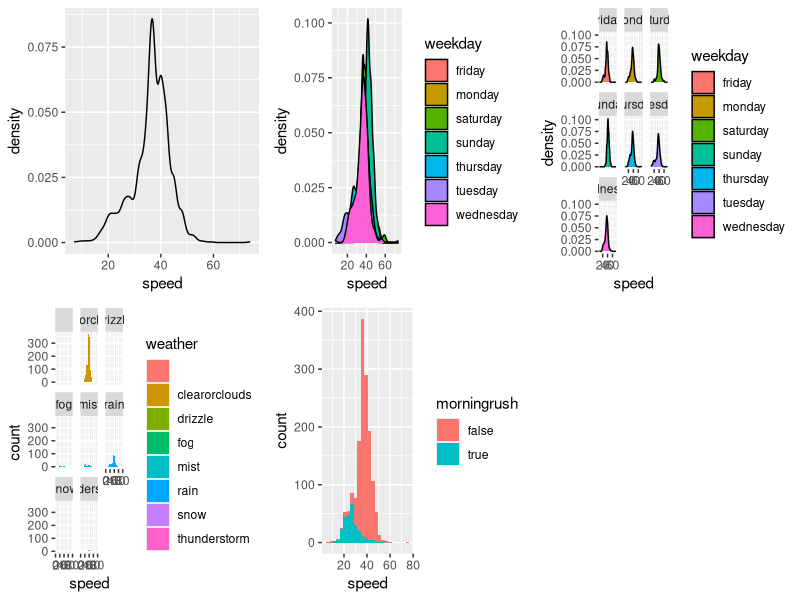
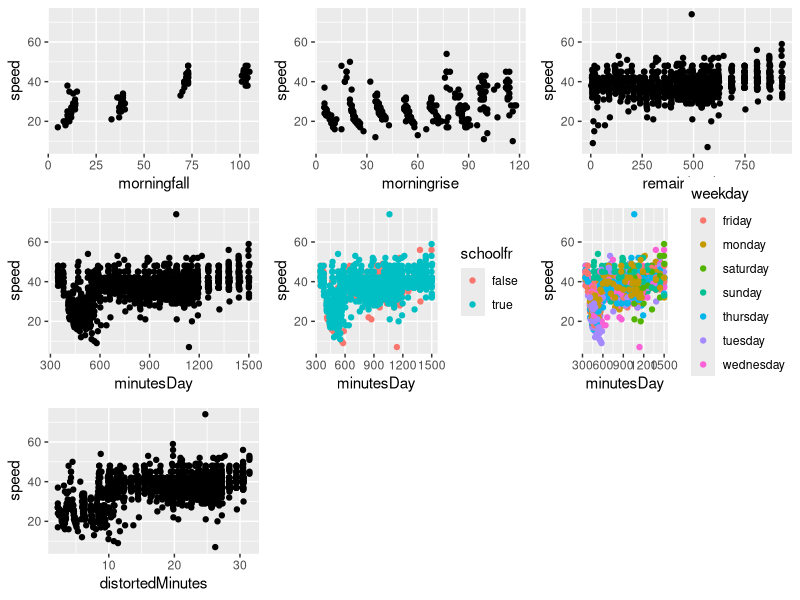
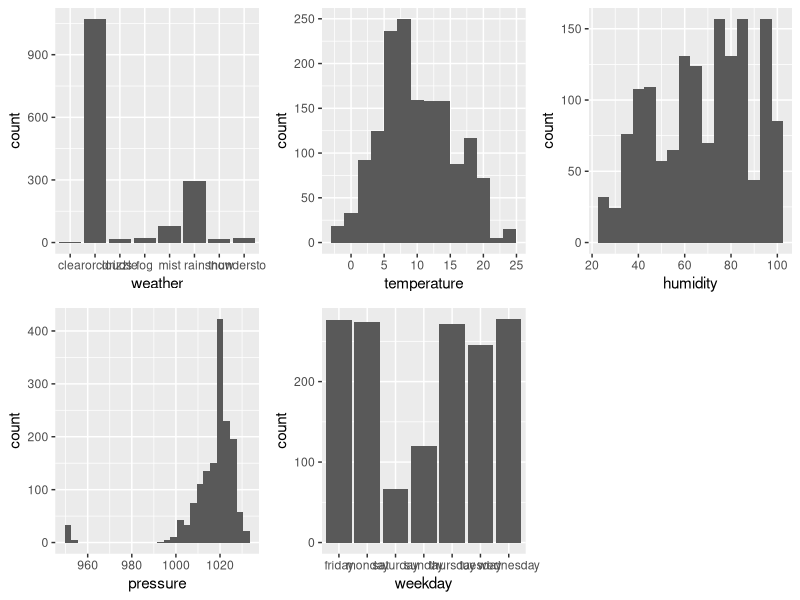
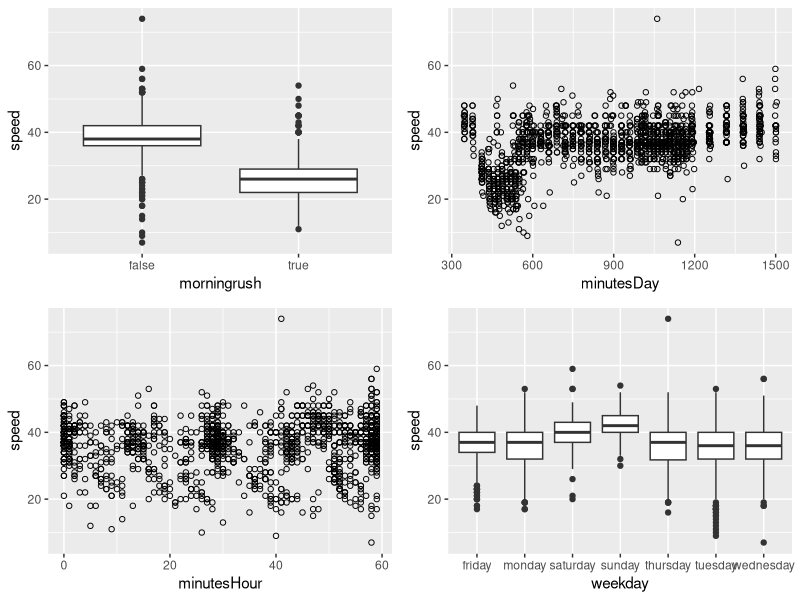
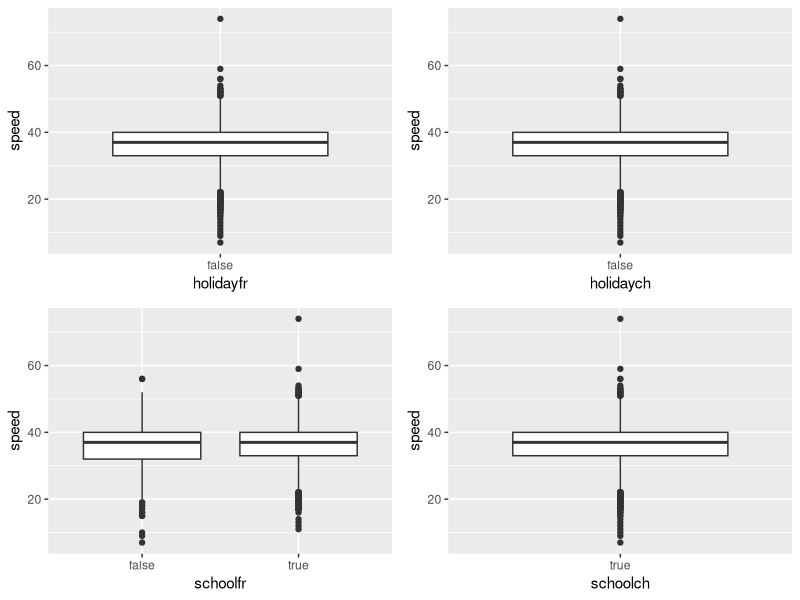
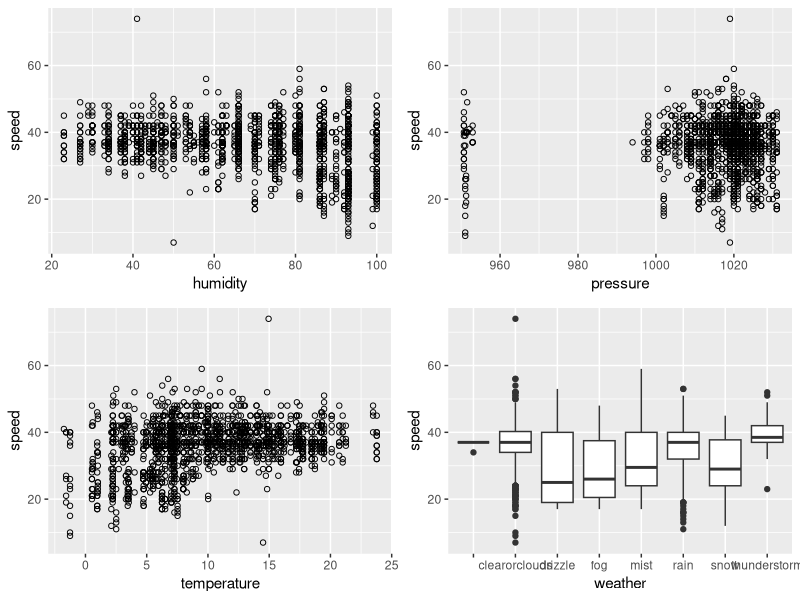

The R script that drew these images, in order:
library(ggplot2)
library(gridExtra)
library(arm)

speeds <- read.csv("tocern.csv")

histograms <- function() {
  plots <- list()
  # response variable histogram
  plots[[length(plots)+1]] <- ggplot(data=speeds, aes(x=speed)) + geom_density()
  
  # response variable histogram coloured and faceted by a predictor variable
  plots[[length(plots)+1]] <- ggplot(data=speeds, aes(x=speed, fill=weekday)) + geom_density()
  plots[[length(plots)+1]] <- ggplot(data=speeds, aes(x=speed, fill=weekday)) + geom_density() + facet_wrap(~weekday)
  plots[[length(plots)+1]] <- ggplot(data=speeds, aes(x=speed, fill=weather)) + geom_histogram(binwidth = 5)+ facet_wrap(~weather)
  plots[[length(plots)+1]] <- ggplot(data=speeds, aes(x=speed, fill=morningrush)) + geom_histogram(binwidth = 3)

  do.call(grid.arrange, c(plots, nrow=2))
  plots <- list()
  
  # scatter plots speed~minutesDay coloured by a third variable
  plots[[length(plots)+1]] <- ggplot(data=speeds, aes(x=morningfall, y=speed)) + geom_point()
  plots[[length(plots)+1]] <- ggplot(data=speeds, aes(x=morningrise, y=speed)) + geom_point()
  plots[[length(plots)+1]] <- ggplot(data=speeds, aes(x=remainingday, y=speed)) + geom_point()
  plots[[length(plots)+1]] <- ggplot(data=speeds, aes(x=minutesDay, y=speed)) + geom_point()
  plots[[length(plots)+1]] <- ggplot(data=speeds, aes(x=minutesDay, y=speed, color=schoolfr)) + geom_point()
  plots[[length(plots)+1]] <- ggplot(data=speeds, aes(x=minutesDay, y=speed, color=weekday)) + geom_point()
  plots[[length(plots)+1]] <- ggplot(data=speeds, aes(x=distortedMinutes, y=speed)) + geom_point()
  
  do.call(grid.arrange, c(plots, nrow=3))
  plots <- list()
  
  # predictor histograms
  plots[[length(plots)+1]] <- ggplot(data=speeds, aes(x=weather)) + geom_histogram(stat = "count")
  plots[[length(plots)+1]] <- ggplot(data=speeds, aes(x=temperature)) + geom_histogram(binwidth = 2)
  plots[[length(plots)+1]] <- ggplot(data=speeds, aes(x=humidity)) + geom_histogram(binwidth = 5)
  plots[[length(plots)+1]] <- ggplot(data=speeds, aes(x=pressure)) + geom_histogram(binwidth = 3)
  plots[[length(plots)+1]] <- ggplot(data=speeds, aes(x=weekday)) + geom_histogram(stat = "count")
  print(summary(speeds[,c("holidaych", "holidayfr", "schoolch", "schoolfr")]))
  do.call(grid.arrange, c(plots, nrow=2))
  plots <- list()
}

scatterplots <- function() {
  plots <- list()
  plots[[length(plots)+1]] <- ggplot(data = speeds, aes(x = morningrush, y = speed)) + geom_boxplot()
  plots[[length(plots)+1]] <- ggplot(data = speeds, aes(x = minutesDay, y = speed)) + geom_point(shape = 1) 
  plots[[length(plots)+1]] <- ggplot(data = speeds, aes(x = minutesHour, y = speed)) + geom_point(shape = 1) 
  plots[[length(plots)+1]] <- ggplot(data = speeds, aes(x = weekday, y = speed)) + geom_boxplot()
  do.call(grid.arrange, c(plots, list(ncol = 2)))
  plots <- list()
  plots[[length(plots)+1]] <- ggplot(data = speeds, aes(x = holidayfr, y = speed)) + geom_boxplot()
  plots[[length(plots)+1]] <- ggplot(data = speeds, aes(x = holidaych, y = speed)) + geom_boxplot()
  plots[[length(plots)+1]] <- ggplot(data = speeds, aes(x = schoolfr, y = speed)) + geom_boxplot()
  plots[[length(plots)+1]] <- ggplot(data = speeds, aes(x = schoolch, y = speed)) + geom_boxplot()
  do.call(grid.arrange, c(plots, list(ncol = 2)))
  plots <- list()
  plots[[length(plots)+1]] <- ggplot(data = speeds, aes(x = humidity, y = speed)) + geom_point(shape = 1) 
  plots[[length(plots)+1]] <- ggplot(data = speeds, aes(x = pressure, y = speed)) + geom_point(shape = 1) 
  plots[[length(plots)+1]] <- ggplot(data = speeds, aes(x = temperature, y = speed)) + geom_point(shape = 1) 
  plots[[length(plots)+1]] <- ggplot(data = speeds, aes(x = weather, y = speed)) + geom_boxplot()
  do.call(grid.arrange, c(plots, list(ncol = 2)))
}

calculateModel <- function(formula) {
  fit <- lm(data = speeds, formula)
  print(summary(fit))
  arm::coefplot(fit, xlim=c(-10, 10))
  return(fit)
}

residualPlots <- function(fit) {
  fittedVsResidualsPlot <- ggplot(data = fit, aes(y=.resid, x=.fitted)) + geom_point() + geom_hline(yintercept = 0) + geom_smooth(se = FALSE) + labs(x="Fitted values", y="Residuals")
  qqPlot <- ggplot(fit, aes(sample = .resid)) + geom_qq() + geom_abline(intercept = mean(fit$residuals), slope = sd(fit$residuals))
  residualHistogram <- ggplot(fit, aes(x = .resid)) + geom_density()
  grid.arrange(fittedVsResidualsPlot, qqPlot, residualHistogram, ncol = 2)
}

test <- FALSE
edaHist <- TRUE
edaScatter <- TRUE
model <- FALSE
fitAnalysis <- FALSE
predict <- TRUE
crossValidation <- TRUE

if (test) {

}
if (edaHist) {
  histograms()
}
if (edaScatter) {
  scatterplots()
}
if (model) {
  fits <- list()
  fits[[length(fits)+1]] <- calculateModel(speed ~ minutesDay + weekday + schoolfr + humidity + pressure + temperature + weather)
  fits[[length(fits)+1]] <- calculateModel(speed ~ distortedMinutes + weekday + schoolfr + humidity + pressure + temperature + weather)
  fits[[length(fits)+1]] <- calculateModel(speed ~ distortedMinutes * weekday + weather)
  fits[[length(fits)+1]] <- calculateModel(speed ~ morningrush * weekday * weather)
  fits[[length(fits)+1]] <- calculateModel(speed ~ morningrush * weekday + morningrush * weather + morningrush * schoolfr)
  print(AIC(fits[[1]],fits[[2]],fits[[3]],fits[[4]],fits[[5]]))
  print(BIC(fits[[1]],fits[[2]],fits[[3]],fits[[4]],fits[[5]]))
  if (fitAnalysis) {
    for (fit in fits) {
      residualPlots(fit)
    }
  }
}
if (predict) {
  formula <- speed ~ morningrush * weekday * weather
  fit <- lm(data = speeds, formula)
  print(predict.lm(fit, newdata = data.frame(morningrush="true", weekday="tuesday", weather="clearorclouds"), interval = "prediction", level = 0.95))
}
if (crossValidation) {
  formula <- speed ~ morningrush * weekday * weather
  n <- nrow(speeds)
  k <- 5
  folds <- data.frame(Fold=sample(rep(1:k, length.out=n)), Row=1:n)

  for (fold in 1:max(folds$Fold)) {
    testRows <- folds[folds$Fold==fold,]$Row
    fit <- lm(data = speeds[-testRows,], formula)
    prediction <- predict.lm(fit, newdata = speeds[testRows,], interval = "prediction", level = 0.95)
    # How many observations inside the prediction interval
    testResponse <- speeds[testRows, "speed"]
    successRatio <- sum(testResponse > prediction[,"lwr"] & testResponse < prediction[,"upr"]) / length(testRows)
    print(successRatio)
  }  
  
}


# summary (speeds$speed)
# boxplot(speeds$speed)
# hist(speeds$speed)
# 
# scatterplotSpeedMinutes <- ggplot(data = speeds, aes(x=minutesDay, y=speed)) + geom_point(shape=1)
# print(scatterplotSpeedMinutes)
# scatterplotSpeedTimestamp <- ggplot(data = speeds, aes(x=timestamp, y=speed)) + geom_point(shape=1)
# print(scatterplotSpeedTimestamp)
# scatterplotSpeedSchoolfr <- ggplot(data = speeds, aes(x=schoolfr, y=speed)) + geom_point(shape=1)
# print(scatterplotSpeedSchoolfr)
# 
# facetedHistograms <- ggplot(data = speeds, aes(x=speed)) + geom_histogram() + ggtitle("results") + facet_grid(morningrush~weekday, labeller = label_both)
# print(facetedHistograms)
# facetedScatterplots <- ggplot(data = speeds, aes(x=minutesDay, y=speed)) + geom_point(shape=1) + ggtitle("results") + facet_grid(weekday~morningrush, labeller = label_both)
# print(facetedScatterplots)
# facetedScatterplots <- ggplot(data = speeds, aes(x=temperature, y=speed)) + geom_point(shape=1) + ggtitle("results") + facet_grid(weekday~morningrush, labeller = label_both)
# print(facetedScatterplots)
